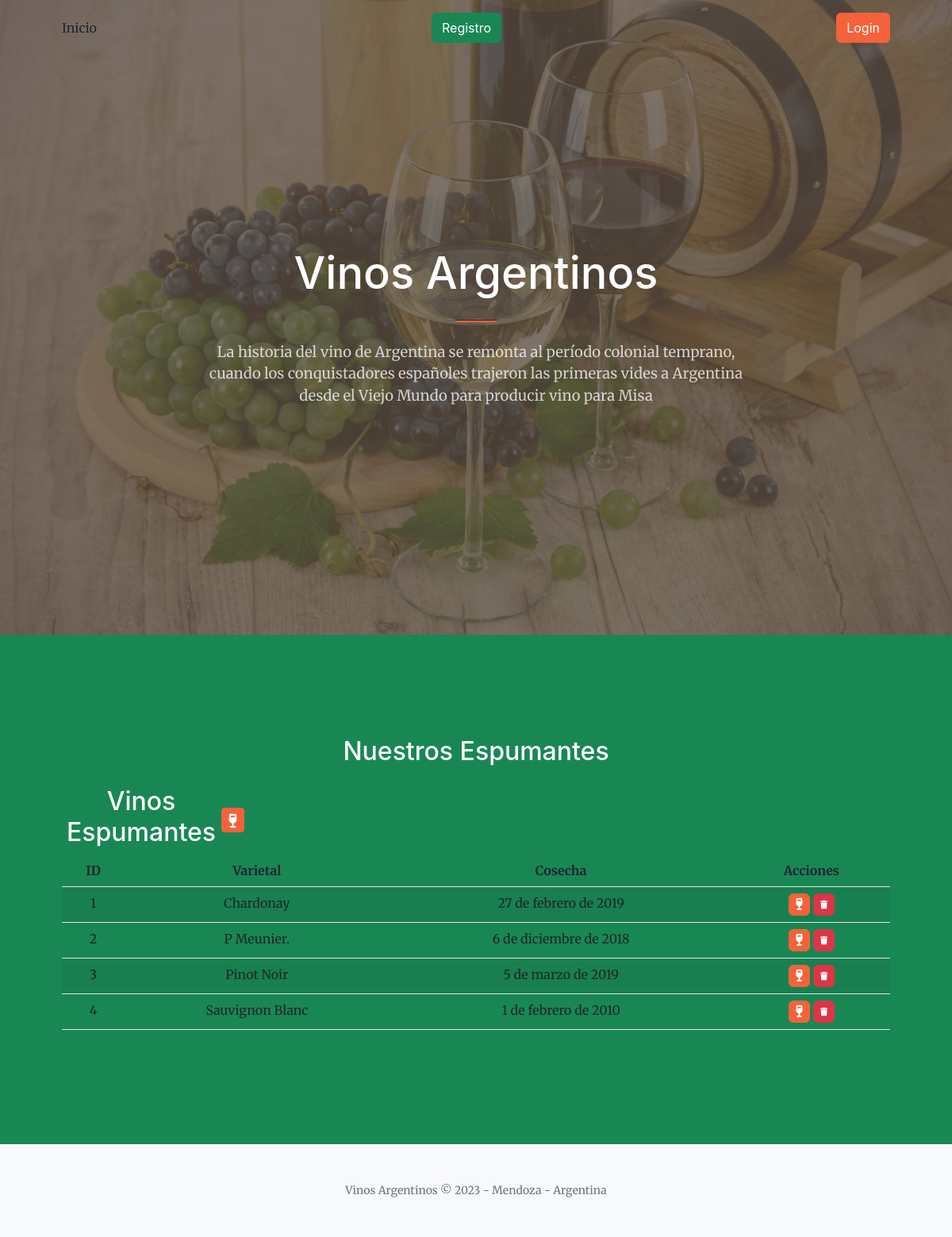
Screenshot of /vinos_espumantes/ with the database file from the repository.
### winesapp/models.py (models this page shows, shortened)
class vinos_espumantes(models.Model):
    varietal = models.CharField(max_length=50)
    cosecha = models.DateField()

### winesapp/views.py (the view)
# urls.py: path('vinos_espumantes/', vinos_espumantesList.as_view(), name="vinos_espumantes" ),
class vinos_espumantesList(ListView):
    model = vinos_espumantes

### winesapp/templates/winesapp/vinos_espumantes_list.html (shortened to what this page needs)
{% extends 'winesapp/index.html' %}
{% load static  %}
{% block contenido %}
<section class="page-section bg-success text-white">
    <div class="container px-4 px-lg-5 text-center">
        <h2 class="mb-4">Nuestros Espumantes </h2>
       <table>
          <tr>
              <td width="200"><h2>Vinos Espumantes</h2></td>
              <td>
                  <a
                  href="{% url 'create_vino_espumante' %}"
                  class="btn btn-primary btn-sm"
                  >
                  </a>
              </td>
          </tr>
        </table>
        <table class="table table-striped">
         <thead>
             <tr>
                 <th>ID</th>
                 <th>Varietal</th>
                 <th>Cosecha</th>
                 <th>Acciones</th>
             </tr>
         </thead>
         <tbody>
         {% for vino_espumante in vinos_espumantes_list %}
         <tr>
             <td>{{ vino_espumante.id }}</td>
             <td>{{ vino_espumante.varietal }}</td>
             <td>{{ vino_espumante.cosecha }}</td>
             <td>
                    <a
                    href="#"
                    class="btn btn-primary"
                    style="--bs-btn-padding-y: .25rem; --bs-btn-padding-x: .5rem; --bs-btn-font-size: .75rem;"
                    >
                    </a>
                    <a
                   href="#"
                   class="btn btn-danger"
                   style="--bs-btn-padding-y: .25rem; --bs-btn-padding-x: .5rem; --bs-btn-font-size: .75rem;"
                   >
                 </a>
               </td>
         </tr>
         {% endfor %}
         </tbody>
     </table>
     </div>
 </section>
{% endblock contenido %}

### rows the page displays
vinos_espumantes: id "1", varietal "Chardonay", cosecha "27 de febrero de 2019"
vinos_espumantes: id "2", varietal "P Meunier.", cosecha "6 de diciembre de 2018"
vinos_espumantes: id "3", varietal "Pinot Noir", cosecha "5 de marzo de 2019"
vinos_espumantes: id "4", varietal "Sauvignon Blanc", cosecha "1 de febrero de 2010"
